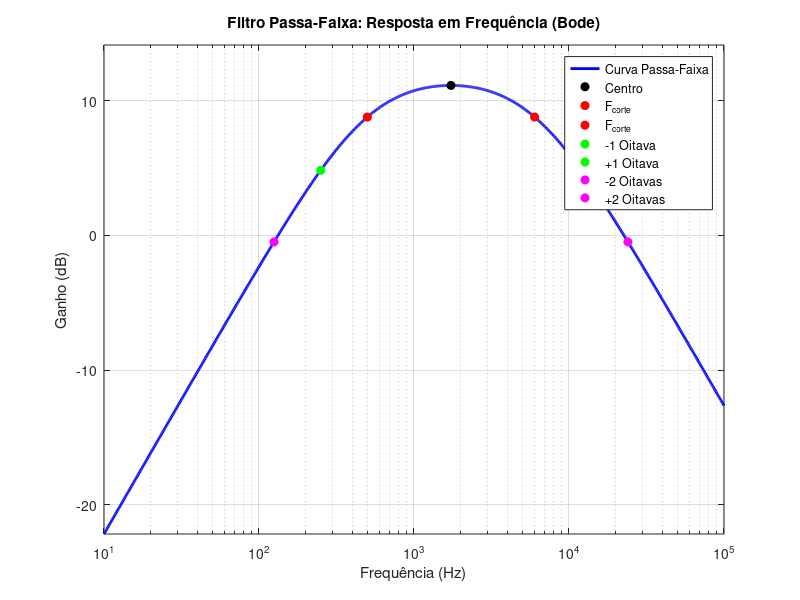
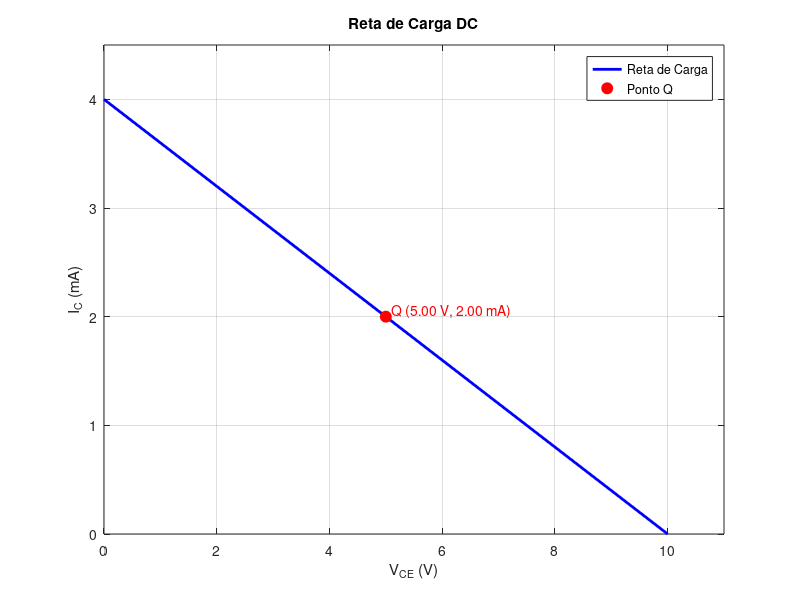

Here is the MATLAB script that generated these plots, in order:
% Dados iniciais (Arbitrários):
% Vcc, Ic, Hfe
% Fc_low, Fc_high
%
% Elementos a definir:
% Impedancias (Zin, Zout)
% Ganho
% Resistências (Rc, Re, R1, R2) -> polarização
% Capacitores (C1, C2, C3) -> Passa banda e acoplamento

% Polarização do BJT, aproximando Ie = Ic;
1;

function [R1, R2, Rc, Re] = analiseDC(Vcc, Ic, Hfe)
  Bcc = 110; % menor valor do beta do BJT
  % Tensões ao redor do BJT
  Vce = 0.5*Vcc;
  Ve = 0.1*Vcc;
  Vb = Ve + 0.7;

  % Calculo dos Resistores
  Rc = (Vcc-Vce-Ve)/Ic;
  Re = Ve/Ic;      % considerando Ie = Ic
  R2 = 0.1*Hfe*Re;
  R1 = ((R2*Vcc)/Vb) - R2;

  printf("\n=== RESULTADOS DC ===\n");
  printf("Ib: %.2e A\n", Ic/Hfe);
  printf("Resistores:\n");
  printf("Rc: %.2f ohms\n", Rc);
  printf("Re: %.2f ohms\n", Re);
  printf("R1: %.2f ohms\n", R1);
  printf("R2: %.2f ohms\n", R2);
  printf("Tensões:\n");
  printf("Vce:  %.2f V\n", Vce);
  printf("Ve:  %.2f V\n", Ve);
  printf("Vb:  %.2f V\n", Vb);
end

% Definição dos capacitores nas frequencias de corte 500 Hz e 6 kHz
% E analise das impedâncias e ganho
function [C1, C2, C3, Zin, Zout, A_total] = analiseAC(Vcc, Ic, Hfe, Vt, Fc_low, Fc_high, R1, R2, Re, Rc, Rl)

  % Reatância Complexa
  Z_C = @(C, f) 1 ./ (1i * 2 * pi .* f .* C);
  capacitor_corte = @(fc, r) 1/(2*pi*fc*r);

  % Resistência vista na base do transistor
  re = Vt/Ic;
  req = (R1 * R2 / (R1 + R2)); % Thevenin da base
  req = (req * Hfe*(Re+re)) / (req + Hfe*(Re+re)); % Paralelo com a entrada do BJT

  % Cálculo dos capacitores
  C1 = capacitor_corte(Fc_low, req);
  C2 = capacitor_corte(Fc_high, Rc);
  C3 = capacitor_corte(0.1*Fc_low, Rl);

  % Funções de Impedância Complexa
  Zin  = @(f) req + Z_C(C1, f);
  Zout = @(f) (Rc .* Z_C(C2, f)) ./ (Rc + Z_C(C2, f));

  % Funções de Ganho
  Vin_base = @(f) req ./ Zin(f);
  Av_trans = @(f) -Zout(f) ./ (Re + re);
  A_total  = @(f) Vin_base(f) .* Av_trans(f);
  Ganho_dB = @(f) 20 * log10(abs(A_total(f)));

  % Frequências de interesse
  f_mid = sqrt(Fc_low * Fc_high);
  F_1oct_low = Fc_low / 2;   % 1 oitava abaixo (dividido por 2)
  F_1oct_high = Fc_high * 2; % 1 oitava acima (multiplicado por 2)
  F_2oct_low = Fc_low / 4;   % 2 oitavas abaixo (dividido por 2^2)
  F_2oct_high = Fc_high * 4; % 2 oitavas acima (multiplicado por 2^2)

  printf("\n=== RESULTADOS AC ===\n");
  printf("Capacitores:\n");
  printf("C1: %.2e F\n", C1);
  printf("C2: %.2e F\n", C2);
  printf("C3: %.2e F\n", C3);

  ganho_mid = Ganho_dB(f_mid);
  ganho_low = Ganho_dB(Fc_low);
  ganho_high = Ganho_dB(Fc_high);
  ganho_1oct_low = Ganho_dB(F_1oct_low);
  ganho_2oct_low = Ganho_dB(F_2oct_low);
  ganho_1oct_high = Ganho_dB(F_1oct_high);
  ganho_2oct_high = Ganho_dB(F_2oct_high);

  printf("\n=== GANHO EM dB ===\n");
  printf("Centro da banda (%.0f Hz): %.2f dB (Referência)\n", f_mid, ganho_mid);
  printf("Corte Inferior  (%.0f Hz) : %.2f dB (%.2f dB em relação ao meio da banda)\n",
         Fc_low, ganho_low, ganho_low - ganho_mid);
  printf("Corte Superior  (%.0f Hz): %.2f dB (%.2f dB em relação ao meio da banda)\n",
         Fc_high, ganho_high, ganho_high - ganho_mid);
  printf("1 Oitava Abaixo (%.0f Hz) : %.2f dB (%.2f dB em relação ao meio da banda)\n",
         F_1oct_low, ganho_1oct_low, ganho_1oct_low - ganho_mid);
  printf("1 Oitava Acima  (%.0f Hz): %.2f dB (%.2f dB em relação ao meio da banda)\n",
         F_1oct_high, ganho_1oct_high, ganho_1oct_high - ganho_mid);
  printf("2 Oitavas Abaixo(%.0f Hz) : %.2f dB (%.2f dB em relação ao meio da banda)\n",
         F_2oct_low, ganho_2oct_low, ganho_2oct_low - ganho_mid);
  printf("2 Oitavas Acima (%.0f Hz): %.2f dB (%.2f dB em relação ao meio da banda)\n",
         F_2oct_high, ganho_2oct_high, ganho_2oct_high - ganho_mid);

  % plot passa-faixa
  fq = logspace(1, 5, 1000); % Frequências de 10Hz a 100kHz

  figure(1);
  plot_dB = Ganho_dB(fq);

  semilogx(fq, plot_dB, 'b', 'LineWidth', 2);
  grid on; hold on;
  title('Filtro Passa-Faixa: Resposta em Frequência (Bode)');
  xlabel('Frequência (Hz)');
  ylabel('Ganho (dB)');

  % Marcando os pontos de interesse no gráfico
  plot(f_mid, Ganho_dB(f_mid), 'ko', 'MarkerFaceColor', 'k');
  plot(Fc_low, Ganho_dB(Fc_low), 'ro', 'MarkerFaceColor', 'r');
  plot(Fc_high, Ganho_dB(Fc_high), 'ro', 'MarkerFaceColor', 'r');
  plot(F_1oct_low, Ganho_dB(F_1oct_low), 'go', 'MarkerFaceColor', 'g');
  plot(F_1oct_high, Ganho_dB(F_1oct_high), 'go', 'MarkerFaceColor', 'g');
  plot(F_2oct_low, Ganho_dB(F_2oct_low), 'mo', 'MarkerFaceColor', 'm');
  plot(F_2oct_high, Ganho_dB(F_2oct_high), 'mo', 'MarkerFaceColor', 'm');

  legend('Curva Passa-Faixa', 'Centro', 'F_{corte}', 'F_{corte}', '-1 Oitava', '+1 Oitava', '-2 Oitavas', '+2 Oitavas');
  axis([10 100000 min(plot_dB) max(plot_dB)+3]);
end

% ====== SCRIPT PRINCIPAL ======

Ic       = 0.002;
B        = 260;
Vcc      = 10;
Vt       = 0.026;
Fc_low   = 500;
Fc_high  = 6000;
Rl       = 100000;

printf("==== Vcc = %.2f V | Ic = %.2f mA | Hfe = %d ====\n", Vcc, Ic*1e3, B);
printf("===  Vt = %.2f mV |  FL = %d Hz  | FH = %d Hz ==\n", Vt*1e3, Fc_low, Fc_high);

% 1. Chama as funções para calcular
[R1, R2, Rc, Re] = analiseDC(Vcc, Ic, B);
[C1, C2, C3, Zin, Zout, A] = analiseAC(Vcc, Ic, B, Vt, Fc_low, Fc_high, R1, R2, Re, Rc, Rl);

% 2. CRIAÇÃO DO GRÁFICO DA RETA DE CARGA
figure(2);

% Pontos extremos da reta (Corte e Saturação)
Vce_cutoff = Vcc;
Ic_sat = Vcc / (Rc + Re);

% Ponto Quiescente (Q)
Vce_Q = Vcc - Ic*(Rc + Re);
Ic_Q = Ic;

% Plotagem Reta de Carga
plot([0, Vce_cutoff], [Ic_sat*1000, 0], 'b-', 'LineWidth', 2);
hold on; grid on;
% Plotagem Ponto Q
plot(Vce_Q, Ic_Q*1000, 'ro', 'MarkerSize', 8, 'MarkerFaceColor', 'r');

title('Reta de Carga DC');
xlabel('V_{CE} (V)');
ylabel('I_C (mA)');
legend('Reta de Carga', 'Ponto Q');

% Adiciona o texto ao lado do Ponto Q
texto_Q = sprintf('  Q (%.2f V, %.2f mA)', Vce_Q, Ic_Q*1000);
text(Vce_Q, Ic_Q*1000 + 0.05, texto_Q, 'FontSize', 10, 'Color', 'r');

% Ajusta eixos para não colar na borda
axis([0 Vcc+1 0 (Ic_sat*1000)+0.5]);
